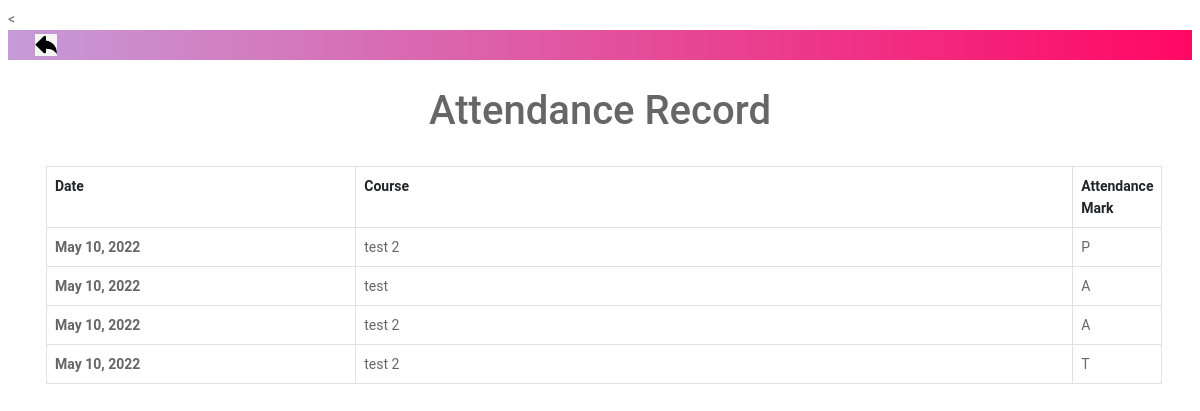
The app's page /view_attendance/4, older data.
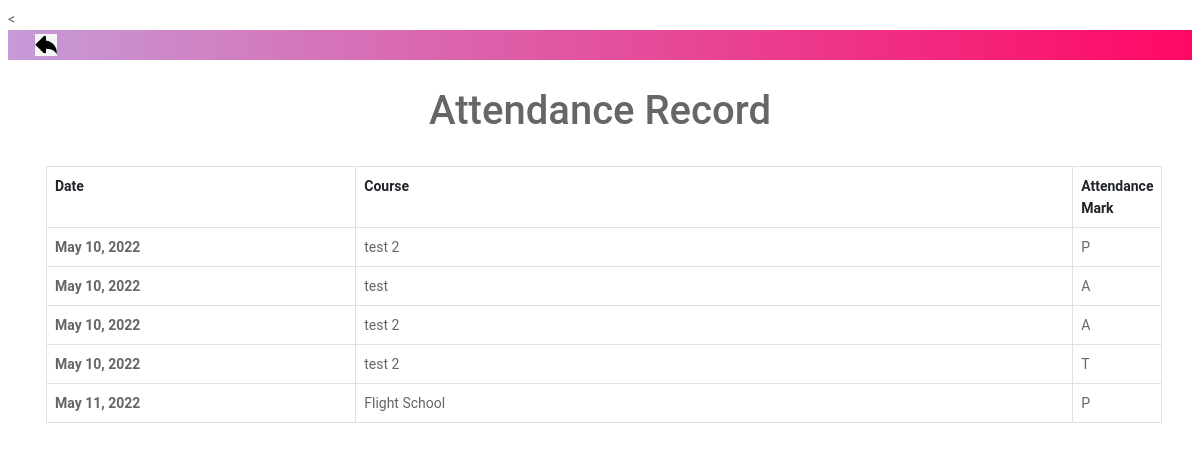
The same page, newer data.
### projectC/models.py (models this page shows, shortened)
class Attendance(models.Model):
    course = models.ForeignKey(Course,related_name = 'course_attendance', on_delete= models.CASCADE)
    teacher = models.ForeignKey(Teacher, related_name= 'teacher_taking', on_delete=models.DO_NOTHING, blank=True, null=True)
    student = models.ForeignKey(Student, related_name =  'student_attendance', on_delete=models.CASCADE)
    date = models.DateField()
    status = models.CharField(max_length=8, choices= attendance_type , default='Present')
    created_at = models.DateTimeField(auto_now_add=True)
    updated_at = models.DateTimeField(auto_now=True)

class Course(models.Model):
    title = models.CharField(max_length=225, null=False)
    courseImage = models.ImageField(null=True, blank=True, upload_to='images/')
    teacher = models.ForeignKey(User, related_name="course_teacher", on_delete = models.CASCADE)
    student = models.ManyToManyField(User, related_name= "course_student",  blank=True)
    created_at = models.DateTimeField(auto_now_add=True)
    updated_at = models.DateTimeField(auto_now=True)
    def __str__(self):
        return str(self.title)

### projectC/views.py (the view)
# urls.py: path('view_attendance/<int:student_id>', views.view_attendance),
def view_attendance(request, student_id):
    student_id = get_object_or_404(Student, id = student_id)
    attendance = Attendance.objects.filter(student = student_id)
    student = student_id.id
    return render(request, 'view_attendance.html',{ 'attendance':attendance, 'student_id':student_id, 'student':student})

### projectC/templates/view_attendance.html (shortened to what this page needs)
<!DOCTYPE html>
<html lang="en">
    <head>
    {% load static %}
    <link href="https://cdn.jsdelivr.net/npm/bootstrap@5.0.0/dist/css/bootstrap.min.css" rel="stylesheet"
>
    <link rel="stylesheet" type="text/css" href="{% static 'style.css' %}">
    </head>
    <body>
        <<div class="topnav">
            <a href="{{request.META.HTTP_REFERER}}"><img src={% static "media/img/back.png"%} alt="back" style="width: 30px; margin: 0 15px"></a>
        </div>
        <center><h1>{{user.first_name }} {{user.last_name }} Attendance Record</h1></center>
        <div class='container'>
            <div class="row">
                <div class="col-12">
                    <table class="table table-bordered table-hover ">
                    <col style="width: 30%" />
                    <col style="width: 80%" />
                    <col style="width: 50%" />
                    <col style="width: 50%" />
                    <col style="width: 50%" />
                    <col style="width: 60%" />
                    <head>
                        <tr>
                        <th scope="col">Date</th>
                        <th scope="col">Course</th>
                        <th scope="col">Attendance Mark</th>
                        </tr>
                    </head>
                    <body>
                        {% for attendance in attendance.all%}
                            <tr>
                                <th scope="row"><p>{{attendance.date}}</p></th>
                                <td><p>{{attendance.course}}</p></td>
                                <td><p>{{attendance.status}}</p></td>
                            </tr>
                        {% endfor %}
                    </body>
                </table>
        </div>
    </body>
</html>

Row changes from the older to the newer data that the page shows:
added Attendance: date "May 11, 2022", course "Flight School", status "P"
